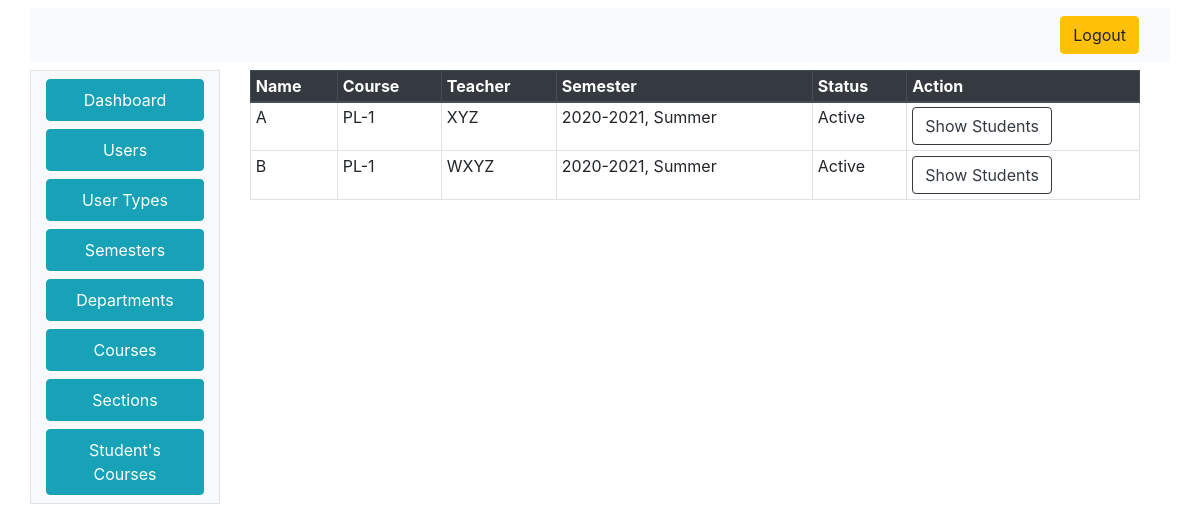
The page /admin/courseToSections.php?SemesterID=1&CourseID=1 on the database its author committed.
### tables this page shows
CREATE TABLE `section` (
  `SectionID` int(11) NOT NULL,
  `SectionName` varchar(10) NOT NULL,
  `CourseID` int(11) NOT NULL,
  `TeacherID` int(11) NOT NULL,
  `SemesterID` int(11) NOT NULL,
  `Status` tinyint(1) NOT NULL
);

CREATE TABLE `courses` (
  `CourseID` int(11) NOT NULL,
  `CourseCode` varchar(50) NOT NULL,
  `CourseName` varchar(100) NOT NULL,
  `DepartmentID` int(11) NOT NULL,
  `Status` tinyint(1) NOT NULL
);

CREATE TABLE `users` (
  `UserID` int(11) NOT NULL,
  `UserName` varchar(100) NOT NULL,
  `UserEmail` varchar(50) NOT NULL,
  `Password` varchar(25) NOT NULL,
  `Status` tinyint(1) NOT NULL,
  `UserTypeID` int(11) NOT NULL,
  `DepartmentID` int(11) DEFAULT NULL
);

CREATE TABLE `semester` (
  `SemesterID` int(11) NOT NULL,
  `SemesterTitle` varchar(100) NOT NULL,
  `Status` tinyint(1) NOT NULL
);

### index_model.php (called while the page is built, shortened)
<?php
class IndexModel
{
	public $con;
	public function IndexModel()
	{
		$this->host = "localhost:3306";
		$this->user = "root";
		$this->pass = "";
		$this->dbname = "ams";
		$this->con =  new mysqli($this->host, $this->user, $this->pass, $this->dbname);
	}
	public function getSectionBySemesterIDCourseID($SemesterID, $CourseID)
	{
		$q = "SELECT * FROM `section` LEFT OUTER JOIN users on section.TeacherID=users.UserID LEFT OUTER JOIN courses on courses.CourseID=section.CourseID LEFT OUTER JOIN semester on semester.SemesterID=section.SemesterID where section.CourseID=" . $CourseID . " and section.SemesterID=" . $SemesterID;
		$r = mysqli_query($this->con, $q);
		if ($r == false) {
			return 0;
		} else {
			return $r;
		}
	}
}

### admin/courseToSections.php (the view, shortened to what this page needs)
<html>
<head>
  <link rel="stylesheet" href="css.css">
  <link rel="stylesheet" href="https://stackpath.bootstrapcdn.com/bootstrap/4.4.1/css/bootstrap.min.css">
</head>
<body>
  <div class="container mt-2">
    <div class="row">
      <div class="col-12 mb-2 bg-light">
        <nav class="navbar navbar-expand-lg navbar-light bg-light justify-content-end">
          <a class="btn btn-warning ml-2" href="../logout.php"><i class="fa fa-sign-out" aria-hidden="true"></i>
            Logout
          </a>
        </nav>
      </div>
      <div class="col-2 bg-light border">
        <nav class=" d-none d-md-block bg-light sidebar">
          <?php
          require_once('sidebar.php');
          ?>
        </nav>
      </div>
      <div class="col-10 bg-transparent">
        <div class="container-fluid container-responsive">
          <div class="table-responsive">
            <table class="table  table-sm table-hover table-bordered">
              <thead class="thead-dark">
                <tr>
                  <th scope="col">Name</th>
                  <th scope="col">Course</th>
                  <th scope="col">Teacher</th>
                  <th scope="col">Semester</th>
                  <th scope="col">Status</th>
                  <th scope="col">Action</th>
                </tr>
              </thead>
              <tbody>
                <?php
                require_once('../index_model.php');
                $indObj = new IndexModel();
                $rs = $indObj->getSectionBySemesterIDCourseID($_GET['SemesterID'], $_GET['CourseID']);
                while ($d = mysqli_fetch_assoc($rs)) {
                  echo $str = "<tr><td>" . $d["SectionName"] . "</td><td>" . $d["CourseName"] . "</td><td>" . $d["UserName"] . "</td><td>" . $d["SemesterTitle"] . "</td>";
                  if ($d["Status"] == 1) {
                    echo $str = " <td>Active</td>";
                  } else {
                    echo $str = " <td>Deactivated</td>";
                  }
                  echo  $str = "<td>
                      <a href='students.php?SectionID=" . $d["SectionID"] . "' class='btn btn-outline-dark'>Show Students</a>
                      </td></tr>";
                }
                ?>
              </tbody>
            </table>
          </div>
        </div>
      </div>
    </div>
  </div>
</body>
</html>

### rows shown on the page
section: SectionName "A", CourseID.CourseName "PL-1", TeacherID.UserName "XYZ", SemesterID.SemesterTitle "2020-2021, Summer"
section: SectionName "B", CourseID.CourseName "PL-1", TeacherID.UserName "WXYZ", SemesterID.SemesterTitle "2020-2021, Summer"
